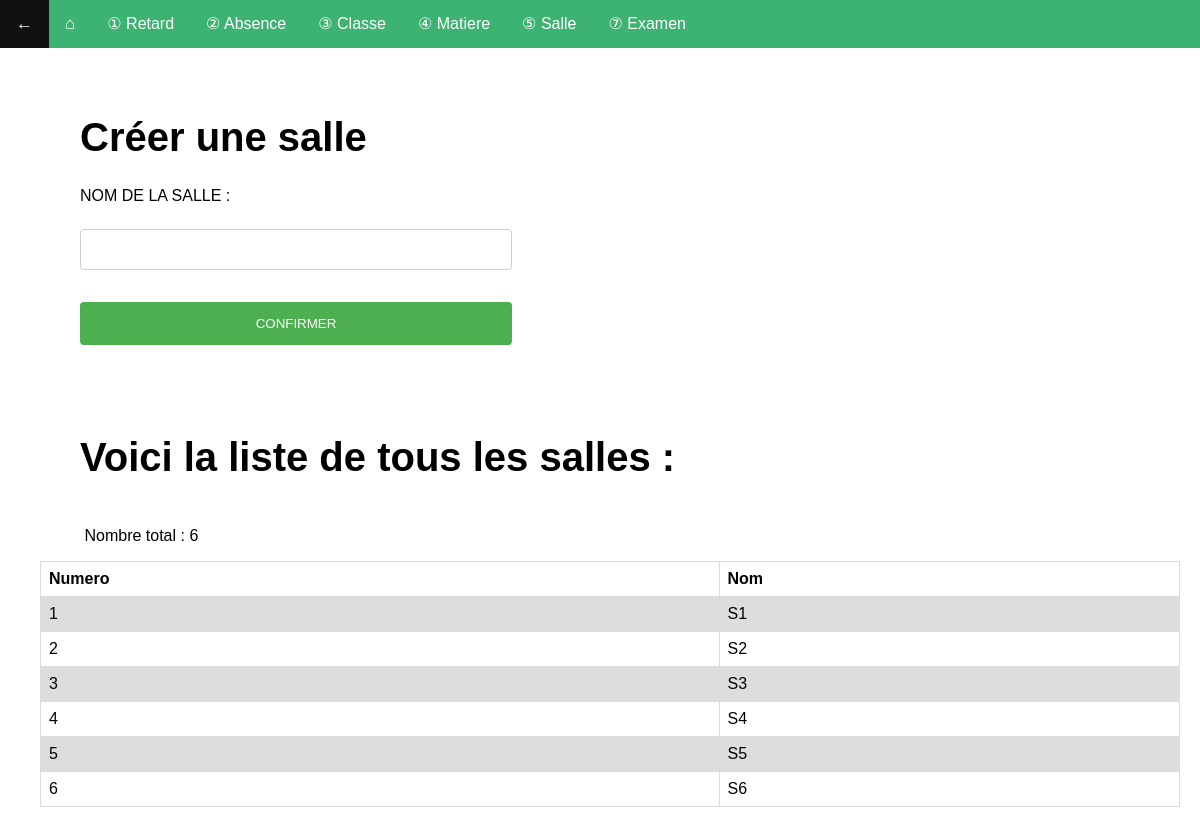
Before: /salle.php (signed in) with the older database file.
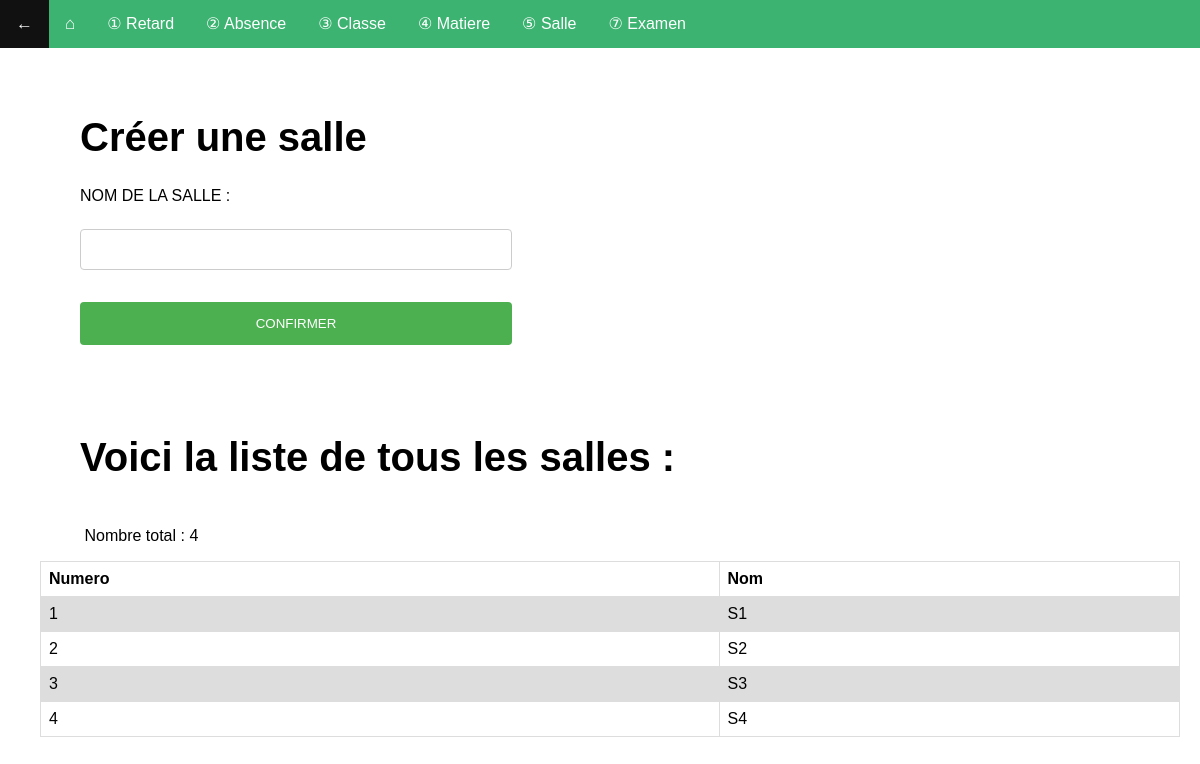
After: the same page with the newer database file.
### tables this page shows
CREATE TABLE IF NOT EXISTS `t_salle` (
  `sa_id` int(11) NOT NULL AUTO_INCREMENT,
  `sa_nom` varchar(10) DEFAULT NULL,
  PRIMARY KEY (`sa_id`)
);

### salle.php (the view, shortened to what this page needs)
<!DOCTYPE html>
<html lang="en">
<head>
    <link rel="stylesheet" type="text/css" href="style.css">
</head>
<body>
    <span>
        <ul style="background-color: MediumSeaGreen; list-style-type: none; overflow: hidden;">
            <li style="float: left; font-size: 17px"><a href='accueil.php'>←</a></li>
            <li style="float: left; font-size: 17px; "><a href='gestion.php'>⌂</a></li>
            <li style="float: left;"><a href='retardlist.php'> ① Retard</a></li>
            <li style="float: left;"><a href='absencelist.php'> ② Absence</a></li>
            <li style="float: left;"><a href='classelist.php'> ③ Classe</a></li>
            <li style="float: left;"><a href='matierelist.php'> ④ Matiere</a></li>
            <li style="float: left;"><a href='sallelist.php'> ⑤ Salle</a></li>
            <li style="float: left;"><a href='examenlist.php'> ⑦ Examen</a></li>
        </ul>
    </span>
</body>
<?php
echo "<div><table>
  <tr>
    <th>Numero</th>
    <th>Nom</th>
  </tr>";
$bdd = new PDO('mysql:host=localhost;dbname=gestioneleve', 'root', '');
$requete="select * from t_salle";
        $resultats=$bdd->query($requete);
        $ligne = $resultats->fetch(PDO::FETCH_OBJ) ;
        while($ligne) {
            echo "<tr><td>".$ligne->sa_id."<td>".$ligne->sa_nom."</td></tr>";
            $ligne = $resultats->fetch(PDO::FETCH_OBJ) ;
                    }
?>
<div>
    <h1><span>Créer une salle </span></h1>
    <form method="post" action="traitement7.php">
    <p><label style="color: black">NOM DE LA SALLE :</label>
    <p><input type="text" name="salle" required></p>
    <p><input type="submit" value="CONFIRMER"></p>
    </form>
</div>
<?php
echo "<h1><div><span>Voici la liste de tous les salles :</span></h1>";
echo "<p>&nbsp&nbsp&nbsp&nbsp&nbsp&nbsp&nbsp&nbsp&nbsp&nbspNombre total :&nbsp"
?>
<?php
include('conn.php');
$query=mysqli_query($conn,"select count(sa_id) as total from `t_salle`");
$row=mysqli_fetch_array($query);
?>
<?php echo $row['total'],"</div>";
?>

Changed rows visible on the page:
removed t_salle: sa_id "5", sa_nom "S5"
removed t_salle: sa_id "6", sa_nom "S6"
Other visible differences:
$row['total']: "6" → "4"
